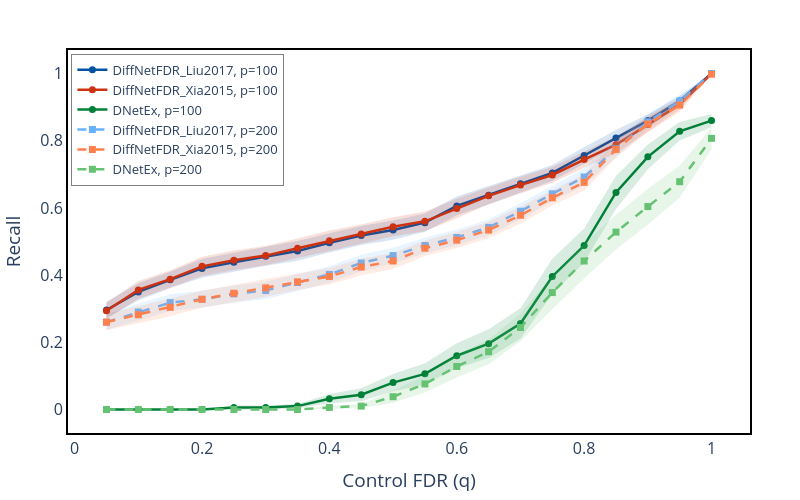

Notebook code cell kept with this figure:
### Markdown cell above
# Power Analysis

### Code cell
pfig = go.Figure()
temp_df = r1.groupby('alpha').TPR.mean().reset_index()
grouped = r1.groupby('alpha').TPR.agg(['mean', 'std', 'count']).reset_index()
grouped['sem'] = grouped['std'] / np.sqrt(grouped['count'])
temp_df2 = s1.groupby('alpha').TPR.mean().reset_index()
grouped2 = s1.groupby('alpha').TPR.agg(['mean', 'std', 'count']).reset_index()
grouped2['sem'] = grouped2['std'] / np.sqrt(grouped2['count'])

run_number = 0

fig = go.Figure()

# DiffNetFDR_Liu2017, p=100 (strong blue)
fig.add_trace(
    go.Scatter(
        x=temp_df.alpha.values,
        y=temp_df.TPR.values,
        mode='lines+markers',
        name='DiffNetFDR_Liu2017, p=100',
        line=dict(color='rgba(0, 82, 165, 1)', width=2.5),
        marker=dict(size=7, color='rgba(0, 82, 165, 1)')
    )
)
# Add the shaded error region
fig.add_trace(go.Scatter(
    x=pd.concat([grouped['alpha'], grouped['alpha'][::-1]]),
    y=pd.concat([grouped['mean'] + grouped['sem'],
                    (grouped['mean'] - grouped['sem'])[::-1]]),
    fill='toself',
    fillcolor='rgba(0, 82, 165, 0.15)',
    line=dict(color='rgba(255,255,255,0)'),
    showlegend=False,
    hoverinfo="skip"
))

# DiffNetFDR_Xia2015, p=100 (deep red-orange)
fig.add_trace(
    go.Scatter(
        x=temp_df2.alpha.values,
        y=temp_df2.TPR.values,
        mode='lines+markers',
        name='DiffNetFDR_Xia2015, p=100',
        line=dict(color='rgba(204, 51, 17, 1)', width=2.5),
        marker=dict(size=7, color='rgba(204, 51, 17, 1)')
    )
)
# Add the shaded error region
fig.add_trace(go.Scatter(
    x=pd.concat([grouped2['alpha'], grouped2['alpha'][::-1]]),
    y=pd.concat([grouped2['mean'] + grouped2['sem'],
                    (grouped2['mean'] - grouped2['sem'])[::-1]]),
    fill='toself',
    fillcolor='rgba(204, 51, 17, 0.15)',
    line=dict(color='rgba(255,255,255,0)'),
    showlegend=False,
    hoverinfo="skip"
))

# DNetEx, p=100 (forest green)
fig.add_trace(
    go.Scatter(
        x=runs_qs_list[run_number],
        y=runs_recall_list[run_number],
        mode='lines+markers',
        name=f'DNetEx, p=100',
        line=dict(color='rgba(0, 128, 55, 1)', width=2.5),
        marker=dict(size=7, color='rgba(0, 128, 55, 1)')
    )
)
# Shaded confidence interval
fig.add_trace(
    go.Scatter(
        x=list(runs_qs_list[run_number]) + list(runs_qs_list[run_number][::-1]),
        y=list(runs_recall_list[run_number] + runs_recall_se_list[run_number]) + list((runs_recall_list[run_number] - runs_recall_se_list[run_number])[::-1]),
        fill='toself',
        fillcolor='rgba(0, 128, 55, 0.15)',
        line=dict(color='rgba(255,255,255,0)'),
        hoverinfo="skip",
        showlegend=False
    )
)



temp_df = r2.groupby('alpha').TPR.mean().reset_index()
grouped = r2.groupby('alpha').TPR.agg(['mean', 'std', 'count']).reset_index()
grouped['sem'] = grouped['std'] / np.sqrt(grouped['count'])
temp_df2 = s2.groupby('alpha').TPR.mean().reset_index()
grouped2 = s2.groupby('alpha').TPR.agg(['mean', 'std', 'count']).reset_index()
grouped2['sem'] = grouped2['std'] / np.sqrt(grouped2['count'])

run_number = 1

# DiffNetFDR_Liu2017, p=200 (medium-light blue, dashed, square markers)
fig.add_trace(
    go.Scatter(
        x=temp_df.alpha.values,
        y=temp_df.TPR.values,
        mode='lines+markers',
        name='DiffNetFDR_Liu2017, p=200',
        line=dict(color='rgba(102, 178, 255, 1)', width=2.5, dash='dash'),
        marker=dict(size=7, color='rgba(102, 178, 255, 1)', symbol='square')
    )
)
# Add the shaded error region
fig.add_trace(go.Scatter(
    x=pd.concat([grouped['alpha'], grouped['alpha'][::-1]]),
    y=pd.concat([grouped['mean'] + grouped['sem'],
                    (grouped['mean'] - grouped['sem'])[::-1]]),
    fill='toself',
    fillcolor='rgba(102, 178, 255, 0.15)',
    line=dict(color='rgba(255,255,255,0)'),
    showlegend=False,
    hoverinfo="skip"
))

# DiffNetFDR_Xia2015, p=200 (coral/salmon, dashed, square markers)
fig.add_trace(
    go.Scatter(
        x=temp_df2.alpha.values,
        y=temp_df2.TPR.values,
        mode='lines+markers',
        name='DiffNetFDR_Xia2015, p=200',
        line=dict(color='rgba(255, 128, 77, 1)', width=2.5, dash='dash'),
        marker=dict(size=7, color='rgba(255, 128, 77, 1)', symbol='square')
    )
)
# Add the shaded error region
fig.add_trace(go.Scatter(
    x=pd.concat([grouped2['alpha'], grouped2['alpha'][::-1]]),
    y=pd.concat([grouped2['mean'] + grouped2['sem'],
                    (grouped2['mean'] - grouped2['sem'])[::-1]]),
    fill='toself',
    fillcolor='rgba(255, 128, 77, 0.15)',
    line=dict(color='rgba(255,255,255,0)'),
    showlegend=False,
    hoverinfo="skip"
))

# DNetEx, p=200 (medium-light green, dashed, square markers)
fig.add_trace(
    go.Scatter(
        x=runs_qs_list[run_number],
        y=runs_recall_list[run_number],
        mode='lines+markers',
        name=f'DNetEx, p=200',
        line=dict(color='rgba(102, 194, 115, 1)', width=2.5, dash='dash'),
        marker=dict(size=7, color='rgba(102, 194, 115, 1)', symbol='square')
    )
)
# Shaded confidence interval
fig.add_trace(
    go.Scatter(
        x=list(runs_qs_list[run_number]) + list(runs_qs_list[run_number][::-1]),
        y=list(runs_recall_list[run_number] + runs_recall_se_list[run_number]) + list((runs_recall_list[run_number] - runs_recall_se_list[run_number])[::-1]),
        fill='toself',
        fillcolor='rgba(102, 194, 115, 0.15)',
        line=dict(color='rgba(255,255,255,0)'),
        hoverinfo="skip",
        showlegend=False
    )
)

fig.update_layout(
    autosize=False,
    xaxis1=dict(tickfont=dict(size=16),showticklabels=True),
    yaxis1=dict(tickfont=dict(size=16),showticklabels=True),
    width=800,
    height=500,
    xaxis_title='Control FDR (q)',
    yaxis_title='Recall',
    plot_bgcolor='white',
    paper_bgcolor='white',
    margin=dict(l=50, r=50, t=50, b=50),
    showlegend=True,
    legend=dict(
        x=0.005,
        y=0.99,  
        xanchor='left',
        yanchor='top',
        bgcolor='rgba(255, 255, 255, 0.8)',
        bordercolor='gray',
        borderwidth=1,
        font=dict(size=13)
    ),
    xaxis=dict(showline=True, linewidth=2, linecolor='black', mirror=True),
    yaxis=dict(showline=True, linewidth=2, linecolor='black', mirror=True),
    font=dict(size=16)
)

fig.write_image("Results/recall-control.pdf")
fig.show()

### Figure 1 — Plotly figure (JSON) as saved in the notebook; plotly's stock layout.template omitted (floating-point values rounded to 4 significant figures)
{"data": [{"line": {"color": "rgba(0, 82, 165, 1)", "width": 2.5}, "marker": {"color": "rgba(0, 82, 165, 1)", "size": 7}, "mode": "lines+markers", "name": "DiffNetFDR_Liu2017, p=100", "type": "scatter", "x": [0.05, 0.1, 0.15, 0.2, 0.25, 0.3, 0.35, 0.4, 0.45, 0.5, 0.55, 0.6, 0.65, 0.7, 0.75, 0.8, 0.85, 0.9, 0.95, 1], "y": [0.296, 0.35, 0.386, 0.42, 0.438, 0.456, 0.472, 0.496, 0.518, 0.534, 0.556, 0.606, 0.638, 0.672, 0.704, 0.756, 0.808, 0.86, 0.918, 1]}, {"fill": "toself", "fillcolor": "rgba(0, 82, 165, 0.15)", "hoverinfo": "skip", "line": {"color": "rgba(255,255,255,0)"}, "showlegend": false, "type": "scatter", "x": [0.05, 0.1, 0.15, 0.2, 0.25, 0.3, 0.35, 0.4, 0.45, 0.5, 0.55, 0.6, 0.65, 0.7, 0.75, 0.8, 0.85, 0.9, 0.95, 1, 1, 0.95, 0.9, 0.85, 0.8, 0.75, 0.7, 0.65, 0.6, 0.55, 0.5, 0.45, 0.4, 0.35, 0.3, 0.25, 0.2, 0.15, 0.1, 0.05], "y": [0.3199, 0.3758, 0.4102, 0.4481, 0.4666, 0.4843, 0.5013, 0.5246, 0.5462, 0.5628, 0.583, 0.6338, 0.6655, 0.6982, 0.7279, 0.7808, 0.8319, 0.879, 0.9333, 1, 1, 0.9027, 0.841, 0.7841, 0.7312, 0.6801, 0.6458, 0.6105, 0.5782, 0.529, 0.5052, 0.4898, 0.4674, 0.4427, 0.4277, 0.4094, 0.3919, 0.3618, 0.3242, 0.2721]}, {"line": {"color": "rgba(204, 51, 17, 1)", "width": 2.5}, "marker": {"color": "rgba(204, 51, 17, 1)", "size": 7}, "mode": "lines+markers", "name": "DiffNetFDR_Xia2015, p=100", "type": "scatter", "x": [0.05, 0.1, 0.15, 0.2, 0.25, 0.3, 0.35, 0.4, 0.45, 0.5, 0.55, 0.6, 0.65, 0.7, 0.75, 0.8, 0.85, 0.9, 0.95, 1], "y": [0.294, 0.356, 0.388, 0.426, 0.444, 0.458, 0.48, 0.502, 0.522, 0.544, 0.56, 0.598, 0.636, 0.668, 0.698, 0.744, 0.788, 0.848, 0.908, 1]}, {"fill": "toself", "fillcolor": "rgba(204, 51, 17, 0.15)", "hoverinfo": "skip", "line": {"color": "rgba(255,255,255,0)"}, "showlegend": false, "type": "scatter", "x": [0.05, 0.1, 0.15, 0.2, 0.25, 0.3, 0.35, 0.4, 0.45, 0.5, 0.55, 0.6, 0.65, 0.7, 0.75, 0.8, 0.85, 0.9, 0.95, 1, 1, 0.95, 0.9, 0.85, 0.8, 0.75, 0.7, 0.65, 0.6, 0.55, 0.5, 0.45, 0.4, 0.35, 0.3, 0.25, 0.2, 0.15, 0.1, 0.05], "y": [0.3186, 0.3824, 0.414, 0.4544, 0.4729, 0.4866, 0.5089, 0.5324, 0.5506, 0.572, 0.5891, 0.6269, 0.661, 0.693, 0.7215, 0.7686, 0.8135, 0.8698, 0.9241, 1, 1, 0.8919, 0.8262, 0.7625, 0.7194, 0.6745, 0.643, 0.611, 0.5691, 0.5309, 0.516, 0.4934, 0.4716, 0.4511, 0.4294, 0.4151, 0.3976, 0.362, 0.3296, 0.2694]}, {"line": {"color": "rgba(0, 128, 55, 1)", "width": 2.5}, "marker": {"color": "rgba(0, 128, 55, 1)", "size": 7}, "mode": "lines+markers", "name": "DNetEx, p=100", "type": "scatter", "x": [0.05, 0.1, 0.15, 0.2, 0.25, 0.3, 0.35, 0.4, 0.45, 0.5, 0.55, 0.6, 0.65, 0.7, 0.75, 0.8, 0.85, 0.9, 0.95, 1], "y": [0, 0, 0, 0, 0.006, 0.006, 0.01, 0.032, 0.044, 0.08, 0.106, 0.16, 0.196, 0.256, 0.396, 0.488, 0.646, 0.752, 0.828, 0.86]}, {"fill": "toself", "fillcolor": "rgba(0, 128, 55, 0.15)", "hoverinfo": "skip", "line": {"color": "rgba(255,255,255,0)"}, "showlegend": false, "type": "scatter", "x": [0.05, 0.1, 0.15, 0.2, 0.25, 0.3, 0.35, 0.4, 0.45, 0.5, 0.55, 0.6, 0.65, 0.7, 0.75, 0.8, 0.85, 0.9, 0.95, 1, 1, 0.95, 0.9, 0.85, 0.8, 0.75, 0.7, 0.65, 0.6, 0.55, 0.5, 0.45, 0.4, 0.35, 0.3, 0.25, 0.2, 0.15, 0.1, 0.05], "y": [0, 0, 0, 0, 0.012, 0.012, 0.01655, 0.04583, 0.0632, 0.1054, 0.1375, 0.197, 0.2386, 0.3016, 0.4484, 0.5388, 0.6949, 0.7891, 0.8557, 0.8796, 0.8404, 0.8003, 0.7149, 0.5971, 0.4372, 0.3436, 0.2104, 0.1534, 0.123, 0.07452, 0.05461, 0.0248, 0.01817, 0.003453, 1.735e-18, 1.735e-18, 0, 0, 0, 0]}, {"line": {"color": "rgba(102, 178, 255, 1)", "dash": "dash", "width": 2.5}, "marker": {"color": "rgba(102, 178, 255, 1)", "size": 7, "symbol": "square"}, "mode": "lines+markers", "name": "DiffNetFDR_Liu2017, p=200", "type": "scatter", "x": [0.05, 0.1, 0.15, 0.2, 0.25, 0.3, 0.35, 0.4, 0.45, 0.5, 0.55, 0.6, 0.65, 0.7, 0.75, 0.8, 0.85, 0.9, 0.95, 1], "y": [0.26, 0.29, 0.318, 0.328, 0.344, 0.354, 0.378, 0.402, 0.436, 0.458, 0.488, 0.512, 0.542, 0.59, 0.642, 0.692, 0.776, 0.856, 0.918, 1]}, {"fill": "toself", "fillcolor": "rgba(102, 178, 255, 0.15)", "hoverinfo": "skip", "line": {"color": "rgba(255,255,255,0)"}, "showlegend": false, "type": "scatter", "x": [0.05, 0.1, 0.15, 0.2, 0.25, 0.3, 0.35, 0.4, 0.45, 0.5, 0.55, 0.6, 0.65, 0.7, 0.75, 0.8, 0.85, 0.9, 0.95, 1, 1, 0.95, 0.9, 0.85, 0.8, 0.75, 0.7, 0.65, 0.6, 0.55, 0.5, 0.45, 0.4, 0.35, 0.3, 0.25, 0.2, 0.15, 0.1, 0.05], "y": [0.2836, 0.3148, 0.3432, 0.3534, 0.3693, 0.3796, 0.4034, 0.4262, 0.4607, 0.4817, 0.5108, 0.535, 0.5657, 0.6141, 0.6652, 0.7175, 0.8012, 0.8782, 0.9358, 1, 1, 0.9002, 0.8338, 0.7508, 0.6665, 0.6188, 0.5659, 0.5183, 0.489, 0.4652, 0.4343, 0.4113, 0.3778, 0.3526, 0.3284, 0.3187, 0.3026, 0.2928, 0.2652, 0.2364]}, {"line": {"color": "rgba(255, 128, 77, 1)", "dash": "dash", "width": 2.5}, "marker": {"color": "rgba(255, 128, 77, 1)", "size": 7, "symbol": "square"}, "mode": "lines+markers", "name": "DiffNetFDR_Xia2015, p=200", "type": "scatter", "x": [0.05, 0.1, 0.15, 0.2, 0.25, 0.3, 0.35, 0.4, 0.45, 0.5, 0.55, 0.6, 0.65, 0.7, 0.75, 0.8, 0.85, 0.9, 0.95, 1], "y": [0.26, 0.282, 0.304, 0.328, 0.346, 0.362, 0.38, 0.396, 0.424, 0.442, 0.48, 0.504, 0.534, 0.578, 0.63, 0.676, 0.774, 0.85, 0.906, 0.998]}, {"fill": "toself", "fillcolor": "rgba(255, 128, 77, 0.15)", "hoverinfo": "skip", "line": {"color": "rgba(255,255,255,0)"}, "showlegend": false, "type": "scatter", "x": [0.05, 0.1, 0.15, 0.2, 0.25, 0.3, 0.35, 0.4, 0.45, 0.5, 0.55, 0.6, 0.65, 0.7, 0.75, 0.8, 0.85, 0.9, 0.95, 1, 1, 0.95, 0.9, 0.85, 0.8, 0.75, 0.7, 0.65, 0.6, 0.55, 0.5, 0.45, 0.4, 0.35, 0.3, 0.25, 0.2, 0.15, 0.1, 0.05], "y": [0.2844, 0.3083, 0.3306, 0.3536, 0.3719, 0.3885, 0.4042, 0.4202, 0.4485, 0.4661, 0.503, 0.5272, 0.5587, 0.6034, 0.6529, 0.6998, 0.7985, 0.8738, 0.9267, 1, 0.996, 0.8853, 0.8262, 0.7495, 0.6522, 0.6071, 0.5526, 0.5093, 0.4808, 0.457, 0.4179, 0.3995, 0.3718, 0.3558, 0.3355, 0.3201, 0.3024, 0.2774, 0.2557, 0.2356]}, {"line": {"color": "rgba(102, 194, 115, 1)", "dash": "dash", "width": 2.5}, "marker": {"color": "rgba(102, 194, 115, 1)", "size": 7, "symbol": "square"}, "mode": "lines+markers", "name": "DNetEx, p=200", "type": "scatter", "x": [0.05, 0.1, 0.15, 0.2, 0.25, 0.3, 0.35, 0.4, 0.45, 0.5, 0.55, 0.6, 0.65, 0.7, 0.75, 0.8, 0.85, 0.9, 0.95, 1], "y": [0, 0, 0, 0, 0, 0, 0, 0.006, 0.01, 0.038, 0.076, 0.128, 0.172, 0.244, 0.348, 0.442, 0.528, 0.604, 0.678, 0.807]}, {"fill": "toself", "fillcolor": "rgba(102, 194, 115, 0.15)", "hoverinfo": "skip", "line": {"color": "rgba(255,255,255,0)"}, "showlegend": false, "type": "scatter", "x": [0.05, 0.1, 0.15, 0.2, 0.25, 0.3, 0.35, 0.4, 0.45, 0.5, 0.55, 0.6, 0.65, 0.7, 0.75, 0.8, 0.85, 0.9, 0.95, 1, 1, 0.95, 0.9, 0.85, 0.8, 0.75, 0.7, 0.65, 0.6, 0.55, 0.5, 0.45, 0.4, 0.35, 0.3, 0.25, 0.2, 0.15, 0.1, 0.05], "y": [0, 0, 0, 0, 0, 0, 0, 0.01044, 0.01655, 0.05627, 0.1015, 0.1611, 0.2094, 0.2852, 0.3973, 0.4944, 0.5797, 0.6571, 0.7261, 0.8396, 0.7744, 0.6299, 0.5509, 0.4763, 0.3896, 0.2987, 0.2028, 0.1346, 0.09492, 0.05052, 0.01973, 0.003453, 0.001565, 0, 0, 0, 0, 0, 0, 0]}], "layout": {"autosize": false, "font": {"size": 16}, "height": 500, "legend": {"bgcolor": "rgba(255, 255, 255, 0.8)", "bordercolor": "gray", "borderwidth": 1, "font": {"size": 13}, "x": 0.005, "xanchor": "left", "y": 0.99, "yanchor": "top"}, "margin": {"b": 50, "l": 50, "r": 50, "t": 50}, "paper_bgcolor": "white", "plot_bgcolor": "white", "showlegend": true, "width": 800, "xaxis": {"linecolor": "black", "linewidth": 2, "mirror": true, "showline": true, "showticklabels": true, "tickfont": {"size": 16}, "title": {"text": "Control FDR (q)"}}, "yaxis": {"linecolor": "black", "linewidth": 2, "mirror": true, "showline": true, "showticklabels": true, "tickfont": {"size": 16}, "title": {"text": "Recall"}}}}
